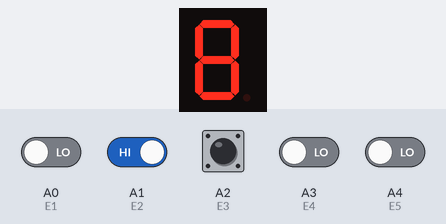
Bench run of a sketch on a simulated Arduino Uno, built with avr-gcc and run on an emulated ATmega328P. Shown: 1-digit seven-segment display. Wiring (inferred from the names in the program): 1-digit 7-segment display, segments lit when HIGH: segments pin 11, pin 10, pin 7, pin 8, pin 9, pin 12, pin 13. The test bench sets the inputs (shaded band); at power-on: A1 (E2), A2 (E3) HIGH, A0 (E1), A3 (E4), A4 (E5) LOW. The segment pins are drawn as the display they are named for.

Above: at 1.2 s.
1.3 s: A0 (E1) driven HIGH
At 2.4 s:
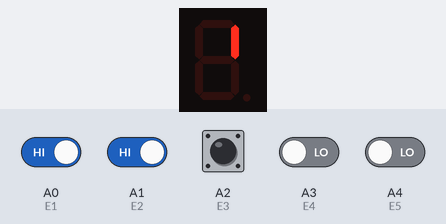
2.8 s: A1 (E2) driven LOW
At 3.6 s:
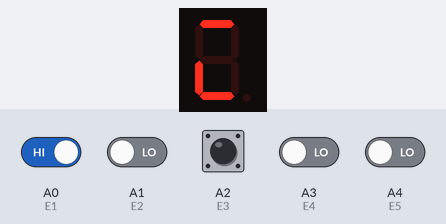
4.3 s: A4 (E5) driven HIGH
At 4.7 s:
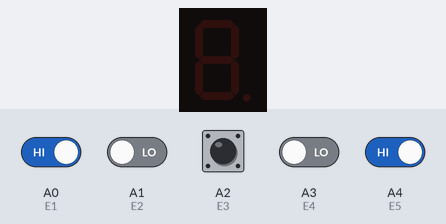
5.8 s: A1 (E2) driven HIGH
At 7.0 s:
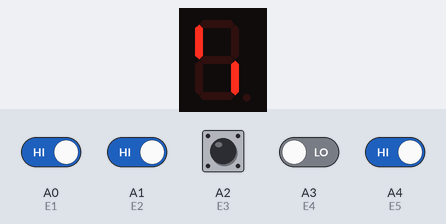
7.3 s: A0 (E1) driven LOW
At 8.2 s:
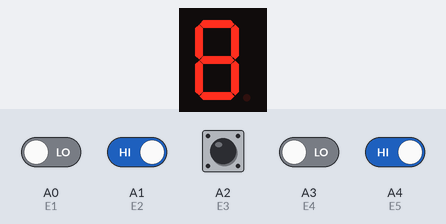
Timing chart, 0 to 9.8 s (numbered marks = the images above; inputs shaded):
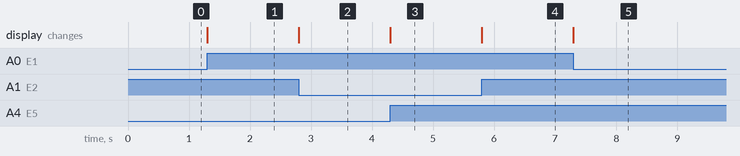

Measured:
- after the input at 1.3 s, the display: changes at once (image 1)
- after the input at 2.8 s, the display: changes at once (image 2)
- after the input at 4.3 s, the display: changes at once (image 3)
- after the input at 5.8 s, the display: changes at once (image 4)
- after the input at 7.3 s, the display: changes at once (image 5)

The sketch:

Practica_6-2P.ino
```cpp
const int E1 = A0, E2 = A1, E3 = A2, E4 = A3, E5 = A4;
const int a=11, b=10, c=7, d=8, e=9, f=12, g=13, h=6;

int bS1 = 0, bS2 = 0, bS3 = 0, bS4 = 0, bS5 = 0;

void setup() {
  pinMode(a, OUTPUT);
  pinMode(b, OUTPUT);
  pinMode(c, OUTPUT);
  pinMode(d, OUTPUT);
  pinMode(e, OUTPUT);
  pinMode(f, OUTPUT);
  pinMode(g, OUTPUT);

  pinMode(E1, INPUT);
  pinMode(E2, INPUT);
  pinMode(E3, INPUT);
  pinMode(E4, INPUT);
  pinMode(E5, INPUT);
}

void loop() {
  bS1 = digitalRead(E1);
  bS2 = digitalRead(E2);
  bS3 = digitalRead(E3);
  bS4 = digitalRead(E4);
  bS5 = digitalRead(E5);

// 10011
  if (bS1 == HIGH && bS2 == LOW && bS3 == LOW && bS4 == HIGH && bS5 == HIGH) {
    //CINCO
    digitalWrite(a, LOW);
    digitalWrite(b, HIGH);
    digitalWrite(c, LOW);
    digitalWrite(d, LOW);
    digitalWrite(e, HIGH);
    digitalWrite(f, LOW);
    digitalWrite(g, LOW);
    digitalWrite(h, HIGH);
  }
// 10100
  else if (bS1 == HIGH && bS2 == LOW && bS3 == HIGH && bS4 == LOW && bS5 == LOW) {
    //CUATRO
    digitalWrite(a, HIGH);
    digitalWrite(b, LOW);
    digitalWrite(c, LOW);
    digitalWrite(d, HIGH);
    digitalWrite(e, HIGH);
    digitalWrite(f, LOW);
    digitalWrite(g, LOW);
    digitalWrite(h, HIGH);
  }
 // 10101
  else if (bS1 == HIGH && bS2 == LOW && bS3 == HIGH && bS4 == LOW && bS5 == HIGH) {
    //OCHO
    digitalWrite(a, LOW);
    digitalWrite(b, LOW);
    digitalWrite(c, LOW);
    digitalWrite(d, LOW);
    digitalWrite(e, LOW);
    digitalWrite(f, LOW);
    digitalWrite(g, LOW);
    digitalWrite(h, HIGH);
  }
//################################################################################
// 11100
  else if (bS1 == HIGH && bS2 == HIGH && bS3 == HIGH && bS4 == LOW && bS5 == LOW) {
    //SEIS
    digitalWrite(a, LOW);
    digitalWrite(b, HIGH);
    digitalWrite(c, LOW);
    digitalWrite(d, LOW);
    digitalWrite(e, LOW);
    digitalWrite(f, LOW);
    digitalWrite(g, LOW);
    digitalWrite(h, HIGH);
  }
// 11101
  else if (bS1 == HIGH && bS2 == HIGH && bS3 == HIGH && bS4 == LOW && bS5 == HIGH) {
    //DOS
    digitalWrite(a, LOW);
    digitalWrite(b, LOW);
    digitalWrite(c, HIGH);
    digitalWrite(d, LOW);
    digitalWrite(e, LOW);
    digitalWrite(f, HIGH);
    digitalWrite(g, LOW);
    digitalWrite(h, HIGH);
  }
// 11110
  else if (bS1 == HIGH && bS2 == HIGH && bS3 == HIGH && bS4 == HIGH && bS5 == LOW) {
    //SIETE
    digitalWrite(a, LOW);
    digitalWrite(b, LOW);
    digitalWrite(c, LOW);
    digitalWrite(d, HIGH);
    digitalWrite(e, HIGH);
    digitalWrite(f, HIGH);
    digitalWrite(g, HIGH);
    digitalWrite(h, HIGH);
  }
//////////////////////////////////////////////////////////////////////////////////
  else {          // OFF
    digitalWrite(a, HIGH);
    digitalWrite(b, HIGH);
    digitalWrite(c, HIGH);
    digitalWrite(d, HIGH);
    digitalWrite(e, HIGH);
    digitalWrite(f, HIGH);
    digitalWrite(g, HIGH);
    digitalWrite(h, HIGH);
  }
}
```
